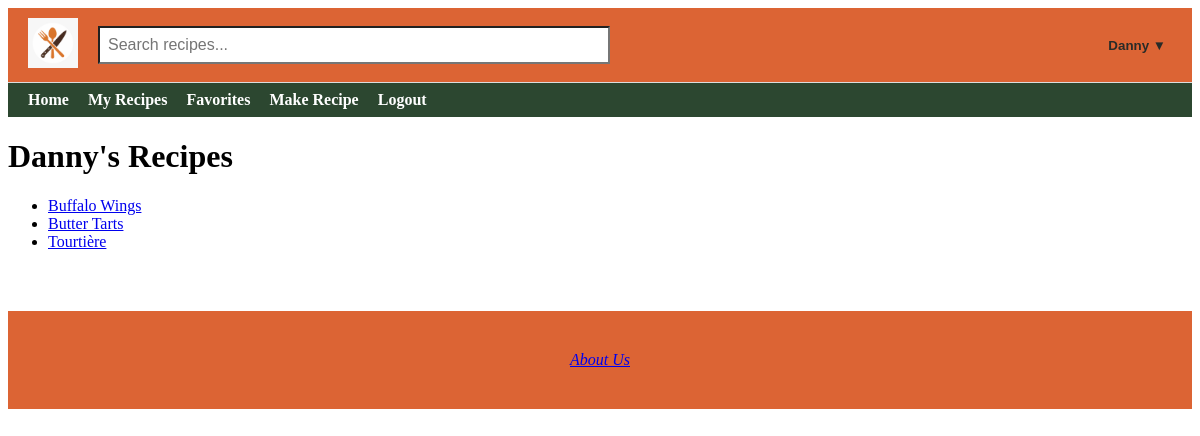
Before: /user/2/recipes (signed in) with the older database file.
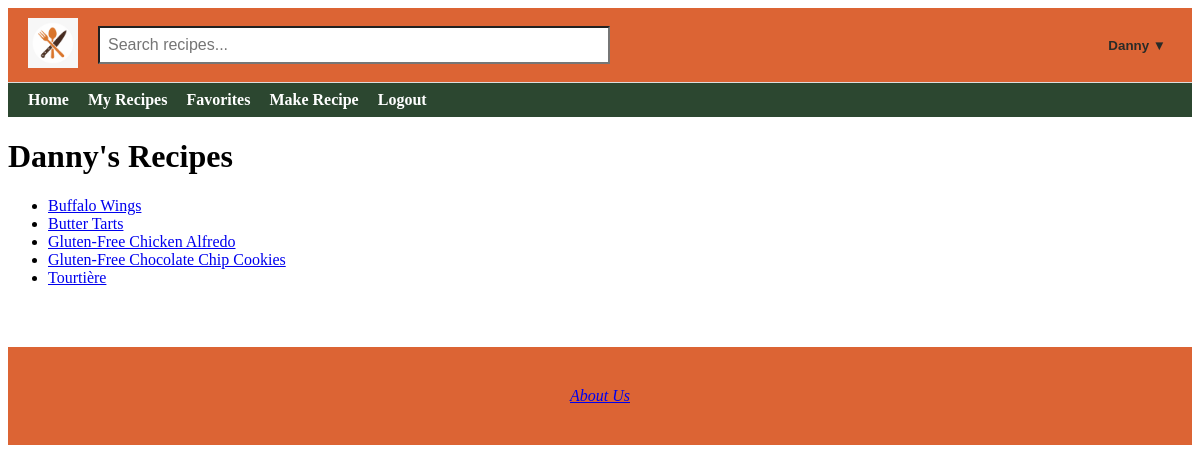
After: the same page with the newer database file.
### app/models.py (models this page shows, shortened)
class Recipe(db.Model):
    id = db.Column(db.Integer, primary_key=True)
    title = db.Column(db.String(100), nullable=False)
    description = db.Column(db.Text, nullable=False)
    ingredients = db.Column(db.Text, nullable=True)
    instructions = db.Column(db.Text, nullable=True)
    image_filename = db.Column(db.String(120), nullable=True)
    created = db.Column(db.DateTime, default=get_local_time)
    user_id = db.Column(db.Integer, db.ForeignKey('user.id'), nullable=False)
    rating_sum = db.Column(db.Integer, default=0)
    rating_count = db.Column(db.Integer, default=0)
    user = db.relationship('User', backref=db.backref('user_recipes', lazy=True), overlaps="author,recipes")
    comments = db.relationship('Comment', backref=db.backref('recipe', lazy=True)) #Relationship to comments (one-to-many)
    tags = db.relationship(
        'Tag',
        secondary=recipe_tags,
        backref=db.backref('recipes', lazy='dynamic'),
        lazy='dynamic'
    )

### app/routes.py (the view)
@app.route('/user/<int:user_id>/recipes')
@login_required
def user_recipes(user_id):
    user = User.query.get_or_404(user_id)
    recipes = Recipe.query.filter_by(user_id=user.id).order_by(Recipe.title.asc()).all()
    return render_template('user_recipes.html', user=user, recipes=recipes)

### app/routes.py (called while the page is built)
@login_manager.user_loader
def load_user(user_id):
    return User.query.get(int(user_id))

@app.context_processor
def inject_user():
    return dict(current_user=current_user)

### app/templates/user_recipes.html (shortened to what this page needs)
{% extends "base.html" %}
{% block content %}
<h1>{{ user.username }}'s Recipes</h1>
{% if recipes %}
    <ul>
    {% for recipe in recipes %}
        <li>
            <a href="{{ url_for('recipe_details', id=recipe.id) }}">{{ recipe.title }}</a>
        </li>
    {% endfor %}
    </ul>
{% else %}
    <p>This user has not created any recipes yet.</p>
{% endif %}
{% endblock %}

Changed rows visible on the page:
added Recipe: title "Gluten-Free Chicken Alfredo"
added Recipe: title "Gluten-Free Chocolate Chip Cookies"
